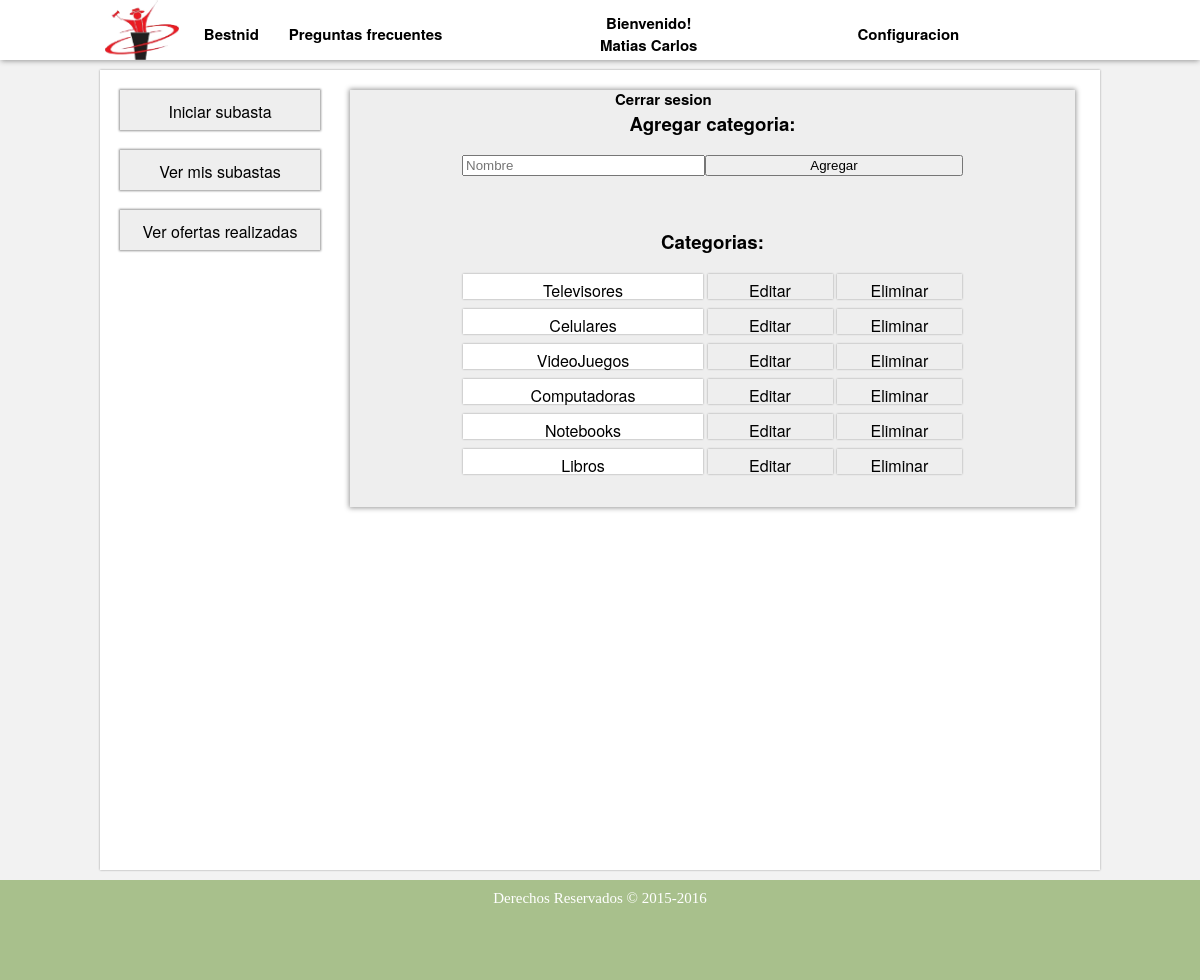
Before: /listar_categorias.php (signed in) with the older database file.
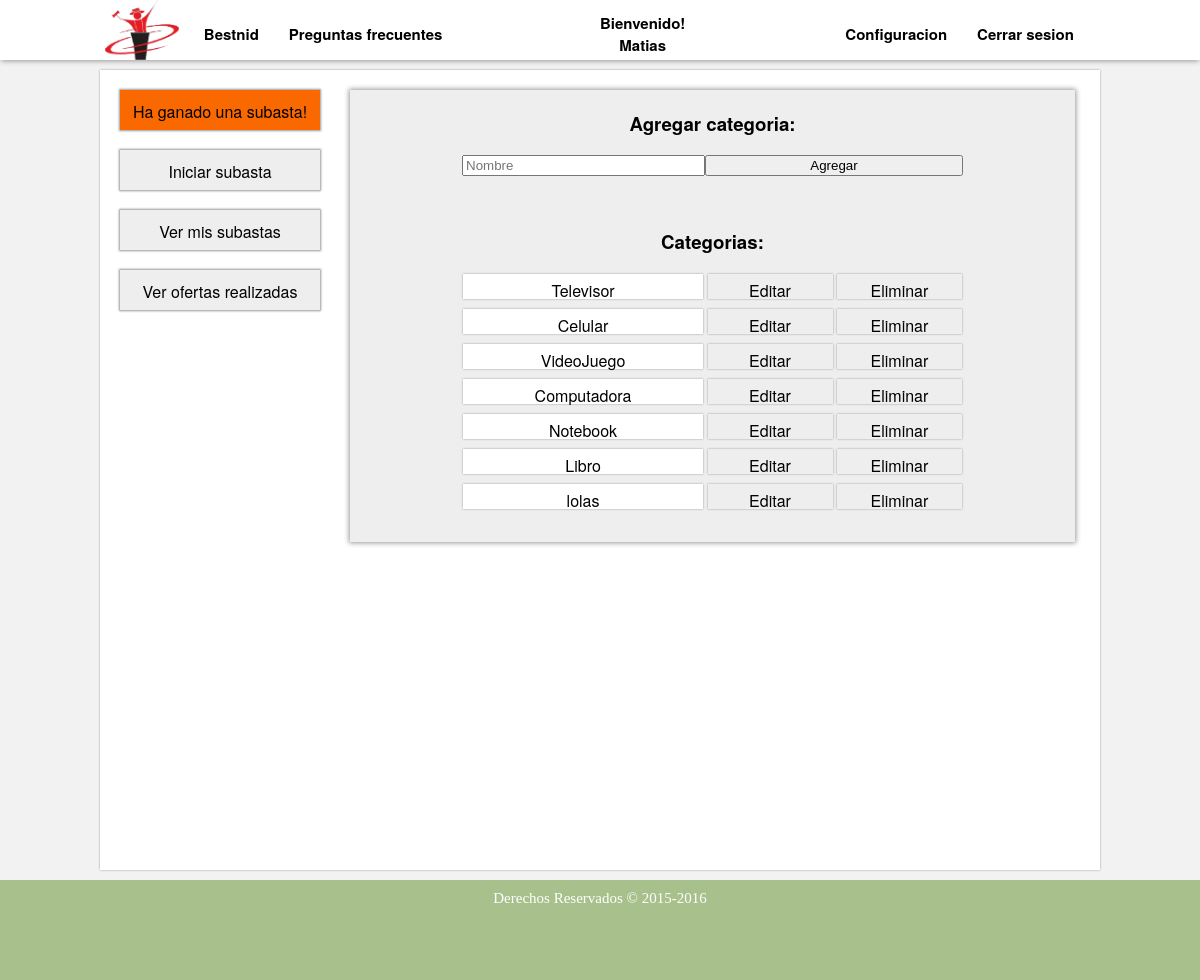
After: the same page with the newer database file.
### tables this page shows
CREATE TABLE IF NOT EXISTS `categoria` (
`idCategoria` int(11) NOT NULL,
  `nombre` varchar(50) NOT NULL
);

### listar_categorias.php (the view, shortened to what this page needs)
<!DOCTYPE html>
<html lang="es">
	<head>
		<link rel="stylesheet" href="./estilos/estilo.css">
		<link rel="stylesheet" href="./estilos/otros_estilos.css">
		<link rel="stylesheet" href="./estilos/nuevos_estilos.css">
	</head>
	<body>
		<?php include ('./menu.php'); ?>
		<div id='cuerpo'>
			<section>
			<div id="contenedor">
				<h3><b>Agregar categoria: </b></h3>
				<form method="POST" name="categoria" action="./sistema/agragar_categoria.php">
					<div class="caja">
						<input type="text" id="categoria" name="categoria" placeholder="Nombre">
						<div class="selec">
							<input type="button" value="Agregar" onclick="validaragregar()">
						</div>
					</div>
				</form>
				<h3><b>Categorias: </b></h3>
				<?php
					$ok=false;
					$conec=conectar();
					$resul=mysqli_query($conec,"SELECT * FROM categoria");
					while($categoria=mysqli_fetch_array($resul)){
						if($ok && $categoria['nombre'] == $nom){
				?>
							<form method="POST" name="edit_categoria" action="./sistema/editar_categoria.php">
								<div class="caja">
									<input type="text" style="background-color: #00FF80;" id="edit_categoria" name="edit_categoria" value="<?php echo $nom ?>">
									<input type="hidden" name="id" value="<?php echo $id ?>">
									<div class="selec">
										<input type="button" value="Modificar" onclick="validarmodificar()">
									</div>
								</div>
							</form></br>
				<?php
						}
						else{
				?>
							<div class='nombre_config2'><?php echo $categoria['nombre'] ?></div>
							<a href='./listar_categorias.php?id=<?php echo $categoria['idCategoria'] ?>&nom=<?php echo $categoria['nombre'] ?>'><div class='boton_config'>Editar</div></a>
							<a href='./sistema/eliminar_categoria.php?id=<?php echo $categoria['idCategoria'] ?>'><div class='boton_config'>Eliminar</div></a>
				<?php
						}
					}
				?>
			</div>
			</section>
			<aside>
				<?php include ('./aside_botones.php'); ?>
				<a href="./iniciar_subasta.php"><div class="boton_aside">Iniciar subasta</div></a>
				<a href="./ver_mis_subastas.php"><div class="boton_aside">Ver mis subastas</div></a>
				<a href="./ver_mis_ofertas.php"><div class="boton_aside">Ver ofertas realizadas</div></a>
			</aside>
		</div>
		<footer>
			<span>Derechos Reservados &copy; 2015-2016</span>
		</footer>
	</body>
</html>

### menu.php (shortened to what this page needs)
<!DOCTYPE html>
<html lang="es">
	<head>
		<link rel="stylesheet" href="./estilos/estilo.css">
		<link rel="stylesheet" href="./estilos/mas_estilos.css">
	</head>
	<nav>
		<div id='barraNav'>
			<a href="./index.php"><img id='nav_logo' src="./imagenes/bestnid/logo.png"></a>
			<a href="./index.php""><div class="nav_boton">Bestnid</div></a>
			<a href=""><div class="nav_boton">Preguntas frecuentes</div></a>
			<?php
				if(!isset($_SESSION['usuario'])) {
			?>
				<div id="nav_derecha">
					<a href="./registro.php"><div class="nav_boton">Registrarse</div></a>
					<a href="./recuperar_clave.php"><div class="nav_boton">Recuperar clave</div></a>
					<form method="POST" name="iniciarsesion" action="./sistema/iniciar_sesion.php">
						<div class="nav_sesion">
							<input type="email" id="emailmenu" name="usermenu" placeholder="Correo"></br>
							<input type="password" id="passmenu" name="passmenu" placeholder="Clave">
						</div>
						<div id="ingresar">
							<input type="button" value="Ingresar" onclick="valida()">
						</div>
					</form>
				</div>
			<?php
				}
				else {
			?>
				<div id="nav_derecha">
					<div class="nav_boton_bienvenido">
						Bienvenido!</br>
						<?php echo $_SESSION['nombre'] ?>
					</div>
					<a href="./configuracion.php"><div class="nav_boton">Configuracion</div></a>
					<a href="./sistema/cerrar_sesion.php"><div class="nav_boton">Cerrar sesion</div></a>
				</div>
			<?php
				}
			?>
		</div>
	</nav>
</html>

### aside_botones.php (shortened to what this page needs)
<?php
	$conec=conectar();
	if(isset($_SESSION['usuario'])) {
		$idUsuario=$_SESSION['usuario'];
		$hoy=date("Y-m-d H:i:s");
?>
<?php
		$resul=mysqli_query($conec,"SELECT * FROM subasta INNER JOIN oferta ON (subasta.idOfertaGanadora = oferta.idOferta) WHERE subasta.fechaFin < '$hoy' AND oferta.IdUsuario = $idUsuario AND subasta.pago = 0");
		if(mysqli_num_rows($resul)!=0){
?>
			<a href="./ver_mis_ofertas.php"><div style="background-color: #FA6800;" class="boton_aside">Ha ganado una subasta!</div></a>
<?php
		}
	}
?>

Changed rows visible on the page:
changed categoria: nombre "Televisores" → "Televisor"
changed categoria: nombre "Celulares" → "Celular"
changed categoria: nombre "VideoJuegos" → "VideoJuego"
changed categoria: nombre "Computadoras" → "Computadora"
changed categoria: nombre "Notebooks" → "Notebook"
changed categoria: nombre "Libros" → "Libro"
added categoria: nombre "lolas"
Other visible differences:
$_SESSION['nombre']: "Matias Carlos" → "Matias"
text now shown: "Ha ganado una subasta!"
